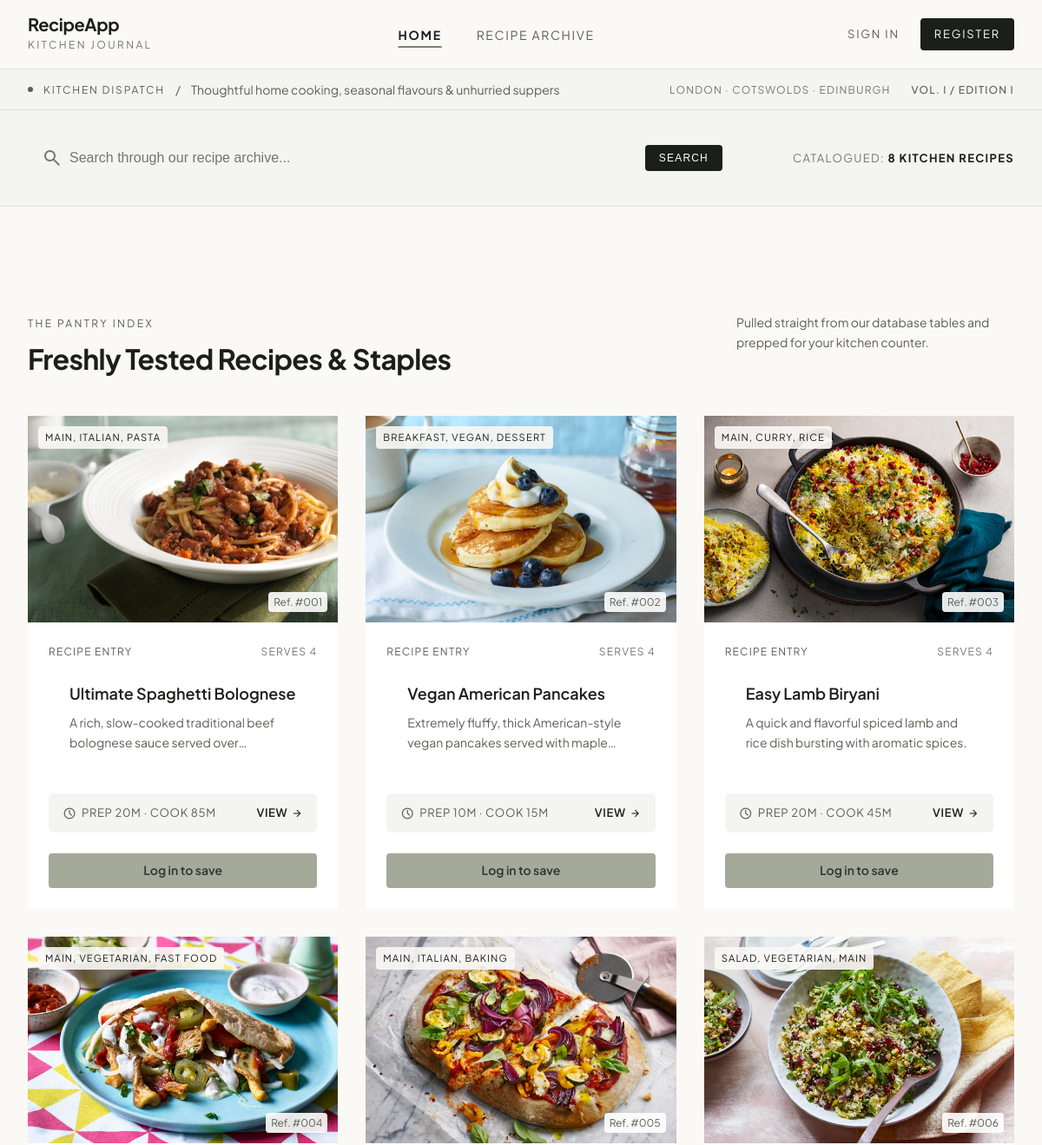
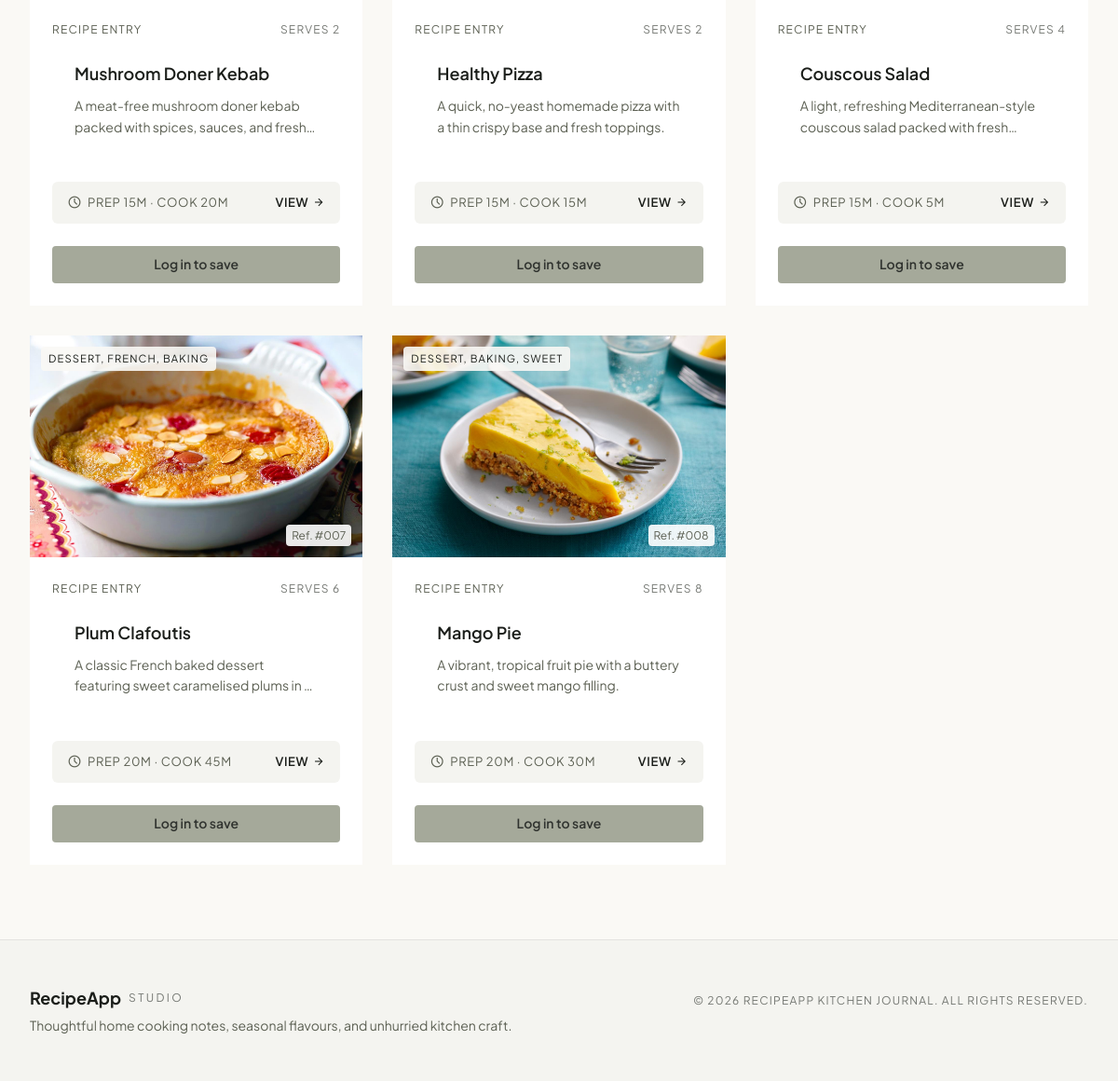
The page / on the database its author committed (2 pictures, top to bottom).
### tables this page shows
CREATE TABLE `recipes` (
  `recipe_id` int(11) NOT NULL,
  `user_id` int(11) NOT NULL,
  `title` varchar(100) NOT NULL,
  `description` text NOT NULL,
  `category` varchar(100) NOT NULL,
  `ingredients` text NOT NULL,
  `steps` text NOT NULL,
  `prep_time_mins` int(11) NOT NULL,
  `cook_time_mins` int(11) NOT NULL,
  `servings` int(11) NOT NULL,
  `created_at` timestamp NOT NULL DEFAULT current_timestamp(),
  `image_filename` varchar(255) DEFAULT NULL
);

### index.php (the view, shortened to what this page needs)
<?php
require_once __DIR__ . '/config/database.php';
$recipes = [];
$search_query = isset($_GET['search']) ? trim($_GET['search']) : '';
try {
    if (!empty($search_query)) {
        $stmt = $pdo->prepare("SELECT * FROM recipes WHERE title LIKE :query OR category LIKE :query ORDER BY created_at DESC");
        $stmt->execute(['query' => '%' . $search_query . '%']);
    } else {
        $stmt = $pdo->query("SELECT * FROM recipes ORDER BY created_at DESC");
    }
    $recipes = $stmt->fetchAll(PDO::FETCH_ASSOC);
} catch (PDOException $e) {
    $error_message = "We couldn't quite reach the pantry at the moment. Please pop back shortly.";
}
$savedRecipeIds = [];
include __DIR__ . '/includes/header.php';
?>
<div class="kitchen-ribbon">
    <div style="display: flex; align-items: center; gap: 0.75rem;">
        <span style="width: 6px; height: 6px; border-radius: 50%; background-color: var(--secondary);"></span>
        <span style="text-transform: uppercase; letter-spacing: 0.15em; font-size: 0.75rem;">Kitchen Dispatch</span>
        <span>/</span>
        <span style="color: var(--secondary);">Thoughtful home cooking, seasonal flavours &amp; unhurried suppers</span>
    </div>
    <div style="display: flex; gap: 1.5rem; font-size: 0.75rem; text-transform: uppercase; letter-spacing: 0.1em;">
        <span style="color: var(--outline);">London · Cotswolds · Edinburgh</span>
        <span style="font-weight: 500;">Vol. I / Edition I</span>
    </div>
</div>
<div class="search-section">
    <div class="search-container">
        <div class="search-input-wrapper" style="display: flex; align-items: center; width: 100%;">
            <span class="material-symbols-outlined">search</span>
            <form action="index.php" method="GET" style="display: flex; width: 100%; gap: 0.5rem; align-items: center;">
                <input
                    type="search"
                    placeholder="Search through our recipe archive..."
                    id="recipe-search"
                    name="search"
                    value="<?= htmlspecialchars($search_query, ENT_QUOTES, 'UTF-8'); ?>"
                    style="border: none; background: transparent; width: 100%; outline: none;" />
                <button type="submit" style="background: var(--primary); color: #fff; border: none; padding: 0.5rem 1rem; border-radius: 4px; font-size: 0.75rem; text-transform: uppercase; letter-spacing: 0.1em; cursor: pointer;">
                    Search
                </button>
            </form>
        </div>
        <div style="font-size: 0.8125rem; text-transform: uppercase; letter-spacing: 0.1em; color: var(--secondary); white-space: nowrap;">
            <span style="color: var(--outline);">Catalogued:</span>
            <strong style="color: var(--primary);"><?= count($recipes); ?> Kitchen Recipes</strong>
        </div>
    </div>
</div>
<main class="recipe-page">
    <div style="display: flex; justify-content: space-between; align-items: baseline; margin-bottom: 2.5rem;">
        <div>
            <span style="font-size: 0.75rem; text-transform: uppercase; letter-spacing: 0.2em; color: var(--secondary);">THE PANTRY INDEX</span>
            <h1 style="font-size: 2rem; font-weight: 700; margin-top: 0.25rem; letter-spacing: -0.02em;">Freshly Tested Recipes &amp; Staples</h1>
        </div>
        <p style="font-size: 0.875rem; color: var(--secondary); max-width: 320px;">
            Pulled straight from our database tables and prepped for your kitchen counter.
        </p>
    </div>
    <div class="recipe-grid">
        <?php if (!empty($recipes)): ?>
            <?php foreach ($recipes as $recipe): ?>
                <article class="recipe-card" id="recipe-<?= (int) $recipe['recipe_id']; ?>">
                    <div class="recipe-card-img-placeholder">
                        <?php
                        $image_filename = !empty($recipe['image_filename']) ? $recipe['image_filename'] : 'placeholder.jpg';
                        $image_path = $base_path . 'assets/images/recipes/' . htmlspecialchars($image_filename, ENT_QUOTES, 'UTF-8');
                        ?>
                        <img src="<?= $image_path; ?>" alt="<?= htmlspecialchars($recipe['title'], ENT_QUOTES, 'UTF-8'); ?>" style="width: 100%; height: 100%; object-fit: cover; position: absolute; top: 0; left: 0;" />
                        <div style="position: absolute; top: 0.75rem; left: 0.75rem; background: rgba(250,249,245,0.9); padding: 0.25rem 0.5rem; border-radius: 4px; font-size: 0.7rem; text-transform: uppercase; letter-spacing: 0.1em; z-index: 2;">
                            <?= htmlspecialchars($recipe['category'], ENT_QUOTES, 'UTF-8'); ?>
                        </div>
                        <div style="position: absolute; bottom: 0.75rem; right: 0.75rem; background: rgba(255,255,255,0.9); padding: 0.125rem 0.375rem; border-radius: 4px; font-size: 0.75rem; color: var(--secondary); z-index: 2;">
                            Ref. #<?= str_pad($recipe['recipe_id'], 3, '0', STR_PAD_LEFT); ?>
                        </div>
                    </div>
                    <div class="recipe-card-body">
                        <div>
                            <div style="display: flex; justify-content: space-between; font-size: 0.75rem; text-transform: uppercase; letter-spacing: 0.1em; color: var(--secondary); margin-bottom: 0.5rem;">
                                <span>Recipe Entry</span>
                                <span style="color: var(--outline);">Serves <?= (int)$recipe['servings']; ?></span>
                            </div>
                            <h3 style="font-size: 1.125rem; font-weight: 600; margin-bottom: 0.5rem;"><?= htmlspecialchars($recipe['title'], ENT_QUOTES, 'UTF-8'); ?></h3>
                            <p style="font-size: 0.875rem; color: var(--secondary); display: -webkit-box; -webkit-line-clamp: 2; -webkit-box-orient: vertical; overflow: hidden;">
                                <?= htmlspecialchars($recipe['description'], ENT_QUOTES, 'UTF-8'); ?>
                            </p>
                        </div>
                        <div class="recipe-meta-bar">
                            <div style="display: flex; align-items: center; gap: 0.375rem;">
                                <span class="material-symbols-outlined" style="font-size: 16px;">schedule</span>
                                <span>Prep <?= (int)$recipe['prep_time_mins']; ?>m · Cook <?= (int)$recipe['cook_time_mins']; ?>m</span>
                            </div>
                            <a href="views/recipes/detail.php?id=<?= (int)$recipe['recipe_id']; ?>" style="text-decoration: none; font-weight: 600; color: var(--primary); display: flex; align-items: center; gap: 0.25rem;">
                                <span>View</span>
                                <span class="material-symbols-outlined" style="font-size: 14px;">arrow_forward</span>
                            </a>
                        </div>
                    </div>
                    <?php if (isset($_SESSION['user_id'])): ?>
                        <form action="backend/favourites/favourites_handler.php" method="POST" class="favourite-form">
                            <input
                                type="hidden"
                                name="csrf_token"
                                value="<?= htmlspecialchars($_SESSION['csrf_token'], ENT_QUOTES, 'UTF-8'); ?>">
                            <input
                                type="hidden"
                                name="recipe_id"
                                value="<?= (int) $recipe['recipe_id']; ?>">
                            <input type="hidden" name="return_to" value="home">
                            <button type="submit" class="favourite-button">
                                <?= in_array((int) $recipe['recipe_id'], $savedRecipeIds, true)
                                    ? 'Remove favourite'
                                    : 'Save to favourites'; ?>
                            </button>
                        </form>
                    <?php else: ?>
                        <div class="favourite-form">
                            <a class="favourite-button" href="./views/auth/login.php">Log in to save</a>
                        </div>
                    <?php endif; ?>
                </article>
            <?php endforeach; ?>
        <?php else: ?>
            <p style="color: var(--secondary);">No recipes found in our pantry. Do check back once we've stocked up.</p>
        <?php endif; ?>
    </div>
</main>
<?php
include __DIR__ . '/includes/footer.php';
?>

### includes/header.php (shortened to what this page needs)
<?php
$base_path = '';
if (file_exists('config/database.php')) {
    $base_path = '';
} elseif (file_exists('../config/database.php')) {
    $base_path = '../';
} elseif (file_exists('../../config/database.php')) {
    $base_path = '../../';
} else {
    $base_path = '../../';
}
$isLogin = isset($_SESSION['user_id']);
$name = '';
$currentPath = $_SERVER['SCRIPT_NAME'] ?? '';
$onRecipePage = strpos($currentPath, '/views/recipes/') !== false;
$onHomePage = ($header_context ?? '') !== 'account'
    && !$onRecipePage
    && strpos($currentPath, '/views/') === false
    && substr($currentPath, -10) === '/index.php';
?>
<!DOCTYPE html>
<html lang="en-GB">
<head>
    <link rel="stylesheet" href="<?= $base_path; ?>assets/css/recipes.css">
    <link rel="stylesheet" href="<?= $base_path; ?>assets/css/account-menu.css">
</head>
<body<?= !empty($body_class) ? ' class="' . htmlspecialchars($body_class, ENT_QUOTES, 'UTF-8') . '"' : '' ?>>
    <header class="site-header">
        <div class="header-container">
            <a class="brand-logo" href="<?= $base_path; ?>index.php">
                <span class="brand-title">RecipeApp</span>
                <span class="brand-subtitle">Kitchen Journal</span>
            </a>
            <nav>
                <ul class="nav-links">
                    <li><a href="<?= $base_path; ?>index.php"<?= $onHomePage ? ' aria-current="page"' : '' ?>>Home</a></li>
                    <li><a href="<?= $base_path; ?>views/recipes/index.php"<?= $onRecipePage ? ' aria-current="page"' : '' ?>>Recipe Archive</a></li>
                </ul>
            </nav>
            <div class="auth-actions">
                <?php if ($isLogin): ?>
                    <details class="account-menu">
                        <summary class="account-menu-trigger">
                            <span class="account-menu-avatar material-symbols-outlined" aria-hidden="true">person</span>
                            <span class="account-menu-name"><?= htmlspecialchars($name, ENT_QUOTES, 'UTF-8'); ?></span>
                            <span class="account-menu-chevron" aria-hidden="true"></span>
                        </summary>
                        <div class="account-menu-panel">
                            <?php if (($header_context ?? '') !== 'account'): ?>
                                <a class="account-menu-link" href="<?= $base_path; ?>views/account/index.php">My account</a>
                            <?php endif; ?>
                            <a class="account-menu-link" href="<?= $base_path; ?>views/recipes/favourites.php">My Favourites</a>
                            <form action="<?= $base_path; ?>backend/auth/loginout.php" method="post">
                                <button type="submit" class="account-menu-logout">Log out</button>
                            </form>
                        </div>
                    </details>
                <?php else: ?>
                    <a class="btn-signin" href="<?= $base_path; ?>views/auth/login.php">Sign In</a>
                    <a class="btn-register" href="<?= $base_path; ?>views/auth/register.php">Register</a>
                <?php endif; ?>
            </div>
        </div>
    </header>

### includes/footer.php
<footer class="site-footer">
        <div class="footer-container">
            <div>
                <div style="display: flex; align-items: center; gap: 0.5rem; margin-bottom: 0.25rem;">
                    <strong style="font-size: 1.125rem;">RecipeApp</strong>
                    <span style="font-size: 0.75rem; text-transform: uppercase; letter-spacing: 0.2em; color: var(--outline);">Studio</span>
                </div>
                <p style="font-size: 0.875rem; color: var(--secondary);">Thoughtful home cooking notes, seasonal flavours, and unhurried kitchen craft.</p>
            </div>
            <div style="font-size: 0.75rem; text-transform: uppercase; letter-spacing: 0.1em; color: var(--outline);">
                &copy; 2026 RECIPEAPP KITCHEN JOURNAL. ALL RIGHTS RESERVED.
            </div>
        </div>
    </footer>
</body>
</html>

### rows shown on the page
recipes: image_filename (picture), category "MAIN, ITALIAN, PASTA", recipe_id "001", servings "4", title "Ultimate Spaghetti Bolognese", description "A rich, slow-cooked traditional beef bolognese sauce served…", prep_time_mins "20", cook_time_mins "85"
recipes: image_filename (picture), category "BREAKFAST, VEGAN, DESSERT", recipe_id "002", servings "4", title "Vegan American Pancakes", description "Extremely fluffy, thick American-style vegan pancakes served with…", prep_time_mins "10", cook_time_mins "15"
recipes: image_filename (picture), category "MAIN, CURRY, RICE", recipe_id "003", servings "4", title "Easy Lamb Biryani", description "A quick and flavorful spiced lamb and rice dish bursting with aromatic spices.", prep_time_mins "20", cook_time_mins "45"
recipes: image_filename (picture), category "MAIN, VEGETARIAN, FAST FOOD", recipe_id "004", servings "2", title "Mushroom Doner Kebab", description "A meat-free mushroom doner kebab packed with spices, sauces, and…", prep_time_mins "15", cook_time_mins "20"
recipes: image_filename (picture), category "MAIN, ITALIAN, BAKING", recipe_id "005", servings "2", title "Healthy Pizza", description "A quick, no-yeast homemade pizza with a thin crispy base and fresh toppings.", prep_time_mins "15", cook_time_mins "15"
recipes: image_filename (picture), category "SALAD, VEGETARIAN, MAIN", recipe_id "006", servings "4", title "Couscous Salad", description "A light, refreshing Mediterranean-style couscous salad packed with…", prep_time_mins "15", cook_time_mins "5"
recipes: image_filename (picture), category "DESSERT, FRENCH, BAKING", recipe_id "007", servings "6", title "Plum Clafoutis", description "A classic French baked dessert featuring sweet caramelised plums in…", prep_time_mins "20", cook_time_mins "45"
recipes: image_filename (picture), category "DESSERT, BAKING, SWEET", recipe_id "008", servings "8", title "Mango Pie", description "A vibrant, tropical fruit pie with a buttery crust and sweet mango filling.", prep_time_mins "20", cook_time_mins "30"

### other values the page prints
count($recipes) "8"
